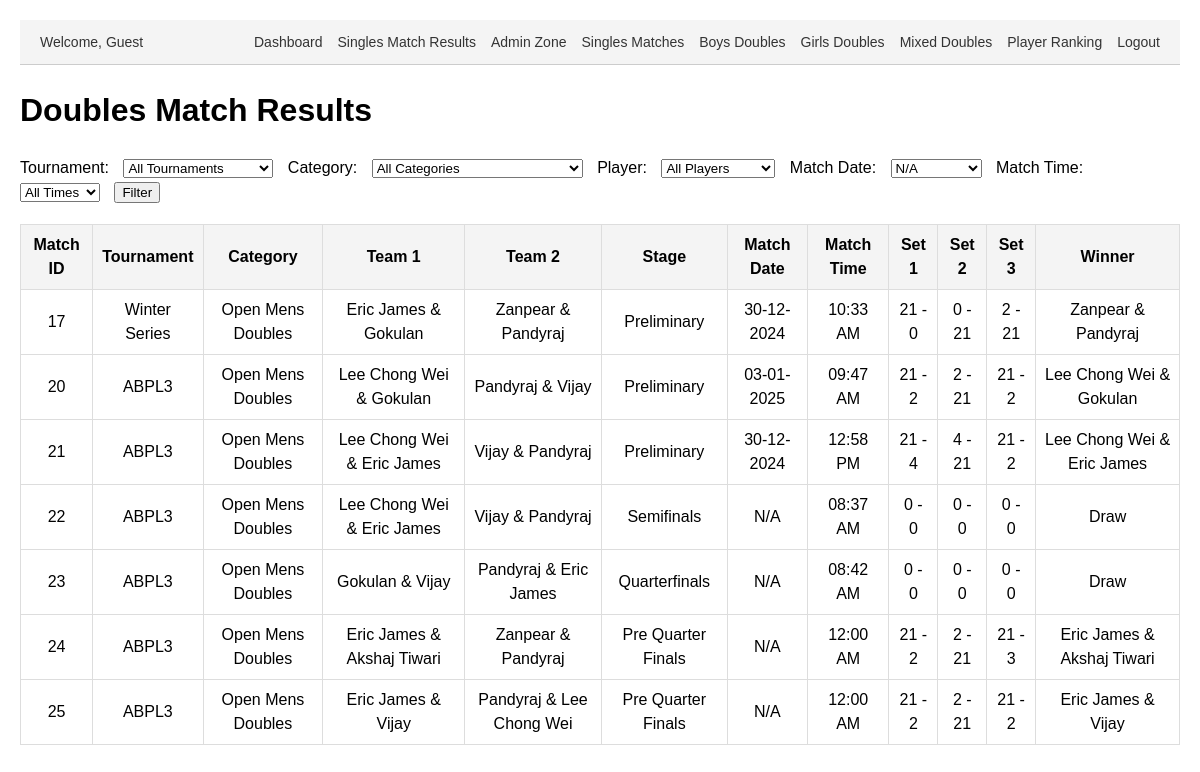
/results_doubles.php, run on the app's committed database.
### tables this page shows
CREATE TABLE `matches` (
  `id` int(11) NOT NULL,
  `tournament_id` int(11) NOT NULL,
  `category_id` int(11) NOT NULL,
  `pool` enum('A','B') DEFAULT NULL,
  `player1_id` int(11) DEFAULT NULL,
  `player2_id` int(11) DEFAULT NULL,
  `pre_quarter` tinyint(1) DEFAULT 0,
  `quarter` tinyint(1) DEFAULT 0,
  `semi` tinyint(1) DEFAULT 0,
  `final` tinyint(1) DEFAULT 0,
  `set1_player1_points` int(11) DEFAULT 0,
  `set1_player2_points` int(11) DEFAULT 0,
  `set2_player1_points` int(11) DEFAULT 0,
  `set2_player2_points` int(11) DEFAULT 0,
  `set3_player1_points` int(11) DEFAULT 0,
  `set3_player2_points` int(11) DEFAULT 0,
  `created_by` int(11) DEFAULT NULL,
  `stage` varchar(22) NOT NULL,
  `match_date` date DEFAULT NULL,
  `match_time` varchar(255) NOT NULL,
  `date` date DEFAULT NULL,
  `team1_player1_id` int(11) NOT NULL DEFAULT 0,
  `team1_player2_id` int(11) NOT NULL DEFAULT 0,
  `team2_player1_id` int(11) DEFAULT 0,
  `team2_player2_id` int(11) DEFAULT 0,
  `set1_team1_points` int(11) NOT NULL DEFAULT 0,
  `set1_team2_points` int(11) DEFAULT 0,
  `set2_team1_points` int(11) DEFAULT 0,
  `set2_team2_points` int(11) DEFAULT 0,
  `set3_team1_points` int(11) DEFAULT 0,
  `set3_team2_points` int(11) DEFAULT 0,
  `player3_id` int(11) DEFAULT NULL,
  `player4_id` int(11) DEFAULT NULL
);

CREATE TABLE `tournaments` (
  `id` int(11) NOT NULL,
  `name` varchar(255) NOT NULL,
  `created_by` int(11) DEFAULT NULL,
  `year` int(11) NOT NULL DEFAULT year(curdate())
);

CREATE TABLE `categories` (
  `id` int(11) NOT NULL,
  `name` varchar(255) NOT NULL,
  `created_by` int(11) NOT NULL,
  `age_group` varchar(255) DEFAULT NULL,
  `sex` varchar(10) DEFAULT NULL,
  `type` enum('singles','doubles','mixed doubles') DEFAULT 'singles',
  `tournament_id` int(11) NOT NULL
);

### results_doubles.php (the view, shortened to what this page needs)
<?php include 'header.php'; ?>
<?php
require_once 'conn.php';
$conn = new mysqli($servername, $username, $password, $dbname);
$match_date = $_GET['match_date'] ?? '';
$dates = $conn->query("SELECT DISTINCT match_date FROM matches ORDER BY match_date");
$query = "
    SELECT
        m.id AS match_id,
        t.name AS tournament_name,
        c.name AS category_name,
        c.type AS category_type, /* Singles, Doubles, or Mixed Doubles */
        p1.name AS team1_player1_name,
        p2.name AS team1_player2_name,
        p3.name AS team2_player1_name,
        p4.name AS team2_player2_name,
        m.stage,
        m.match_date,
        m.match_time,
        m.set1_team1_points,
        m.set1_team2_points,
        m.set2_team1_points,
        m.set2_team2_points,
        m.set3_team1_points,
        m.set3_team2_points
    FROM matches m
    INNER JOIN tournaments t ON m.tournament_id = t.id
    INNER JOIN categories c ON m.category_id = c.id
    LEFT JOIN players p1 ON m.team1_player1_id = p1.id
    LEFT JOIN players p2 ON m.team1_player2_id = p2.id
    LEFT JOIN players p3 ON m.team2_player1_id = p3.id
    LEFT JOIN players p4 ON m.team2_player2_id = p4.id
    WHERE c.type IN ('doubles', 'mixed doubles')
";
$query .= " ORDER BY m.id";
$result = $conn->query($query);
?>
<!DOCTYPE html>
<html lang="en">
<head>
</head>
<body>
    <h1>Doubles Match Results</h1>
    <form method="get">
        <label for="tournament_id">Tournament:</label>
        <select name="tournament_id" id="tournament_id">
            <option value="">All Tournaments</option>
        </select>
        <label for="category_id">Category:</label>
        <select name="category_id" id="category_id">
            <option value="">All Categories</option>
        </select>
        <label for="player_id">Player:</label>
        <select name="player_id" id="player_id">
            <option value="">All Players</option>
        </select>
        <label for="match_date">Match Date:</label>
        <select name="match_date" id="match_date">
            <?php while ($row = $dates->fetch_assoc()): ?>
                <option value="<?= $row['match_date'] ?>" <?= $match_date == $row['match_date'] ? 'selected' : '' ?>>
                    <?= $row['match_date'] ? date("d-m-Y", strtotime($row['match_date'])) : 'N/A' ?>
                </option>
            <?php endwhile; ?>
        </select>
        <label for="datetime">Match Time:</label>
        <select name="datetime" id="datetime">
            <option value="">All Times</option>
        </select>
        <button type="submit">Filter</button>
    </form>
    <?php if ($result->num_rows > 0): ?>
        <table>
            <tr>
                <th>Match ID</th>
                <th>Tournament</th>
                <th>Category</th>
                <th>Team 1</th>
                <th>Team 2</th>
                <th>Stage</th>
                <th>Match Date</th>
                <th>Match Time</th>
                <th>Set 1</th>
                <th>Set 2</th>
                <th>Set 3</th>
                <th>Winner</th>
            </tr>
            <?php while ($row = $result->fetch_assoc()):
                $team1 = $row['team1_player1_name'] . " & " . $row['team1_player2_name'];
                $team2 = $row['team2_player1_name'] . " & " . $row['team2_player2_name'];
                $team1_total = $row['set1_team1_points'] + $row['set2_team1_points'] + $row['set3_team1_points'];
                $team2_total = $row['set1_team2_points'] + $row['set2_team2_points'] + $row['set3_team2_points'];
                $winner = $team1_total > $team2_total ? $team1 : ($team1_total < $team2_total ? $team2 : 'Draw');
            ?>
                <tr>
                    <td><?= $row['match_id'] ?></td>
                    <td><?= $row['tournament_name'] ?></td>
                    <td><?= $row['category_name'] ?></td>
                    <td><?= $team1 ?></td>
                    <td><?= $team2 ?></td>
                    <td><?= $row['stage'] ?></td>
                    <td><?= $row['match_date'] ? date("d-m-Y", strtotime($row['match_date'])) : 'N/A' ?></td>
                    <td><?= $row['match_time'] ? date("h:i A", strtotime($row['match_time'])) : 'N/A' ?></td>
                    <td><?= $row['set1_team1_points'] . ' - ' . $row['set1_team2_points'] ?></td>
                    <td><?= $row['set2_team1_points'] . ' - ' . $row['set2_team2_points'] ?></td>
                    <td><?= $row['set3_team1_points'] . ' - ' . $row['set3_team2_points'] ?></td>
                    <td><?= $winner ?></td>
                </tr>
            <?php endwhile; ?>
        </table>
    <?php else: ?>
        <p>No matches found for the selected filters.</p>
    <?php endif; ?>
</body>
</html>

### header.php (style rules this page uses)
body { margin: 0; padding: 0; font-family: Arial, sans-serif; line-height: 1.5; }

### results_doubles.php (style rules this page uses)
body { font-family: Arial, sans-serif; margin: 20px; }
table { width: 100%; border-collapse: collapse; margin: 20px 0; }
th, td { border: 1px solid #ddd; padding: 8px; text-align: center; }
th { background-color: #f4f4f4; }
form { margin-bottom: 20px; }
label, select, button { margin-right: 10px; }

### data on the page
matches: id "17", tournament.name "Winter Series", category.name "Open Mens Doubles", team1 "Eric James & Gokulan", team2 "Zanpear & Pandyraj", stage "Preliminary", match_date "30-12-2024", match_time "10:33 AM", set1_team1_points "21", set1_team2_points "0", set2_team1_points "0", set2_team2_points "21", set3_team1_points "2", set3_team2_points "21", winner "Zanpear & Pandyraj"
matches: id "20", tournament.name "ABPL3", category.name "Open Mens Doubles", team1 "Lee Chong Wei & Gokulan", team2 "Pandyraj & Vijay", stage "Preliminary", match_date "03-01-2025", match_time "09:47 AM", set1_team1_points "21", set1_team2_points "2", set2_team1_points "2", set2_team2_points "21", set3_team1_points "21", set3_team2_points "2", winner "Lee Chong Wei & Gokulan"
matches: id "21", tournament.name "ABPL3", category.name "Open Mens Doubles", team1 "Lee Chong Wei & Eric James", team2 "Vijay & Pandyraj", stage "Preliminary", match_date "30-12-2024", match_time "12:58 PM", set1_team1_points "21", set1_team2_points "4", set2_team1_points "4", set2_team2_points "21", set3_team1_points "21", set3_team2_points "2", winner "Lee Chong Wei & Eric James"
matches: id "22", tournament.name "ABPL3", category.name "Open Mens Doubles", team1 "Lee Chong Wei & Eric James", team2 "Vijay & Pandyraj", stage "Semifinals", shows "N/A", match_time "08:37 AM", set1_team1_points "0", set1_team2_points "0", set2_team1_points "0", set2_team2_points "0", set3_team1_points "0", set3_team2_points "0", winner "Draw"
matches: id "23", tournament.name "ABPL3", category.name "Open Mens Doubles", team1 "Gokulan & Vijay", team2 "Pandyraj & Eric James", stage "Quarterfinals", shows "N/A", match_time "08:42 AM", set1_team1_points "0", set1_team2_points "0", set2_team1_points "0", set2_team2_points "0", set3_team1_points "0", set3_team2_points "0", winner "Draw"
matches: id "24", tournament.name "ABPL3", category.name "Open Mens Doubles", team1 "Eric James & Akshaj Tiwari", team2 "Zanpear & Pandyraj", stage "Pre Quarter Finals", shows "N/A", match_time "12:00 AM", set1_team1_points "21", set1_team2_points "2", set2_team1_points "2", set2_team2_points "21", set3_team1_points "21", set3_team2_points "3", winner "Eric James & Akshaj Tiwari"
matches: id "25", tournament.name "ABPL3", category.name "Open Mens Doubles", team1 "Eric James & Vijay", team2 "Pandyraj & Lee Chong Wei", stage "Pre Quarter Finals", shows "N/A", match_time "12:00 AM", set1_team1_points "21", set1_team2_points "2", set2_team1_points "2", set2_team2_points "21", set3_team1_points "21", set3_team2_points "2", winner "Eric James & Vijay"

### other printed values
$logged_in_user "Guest"
